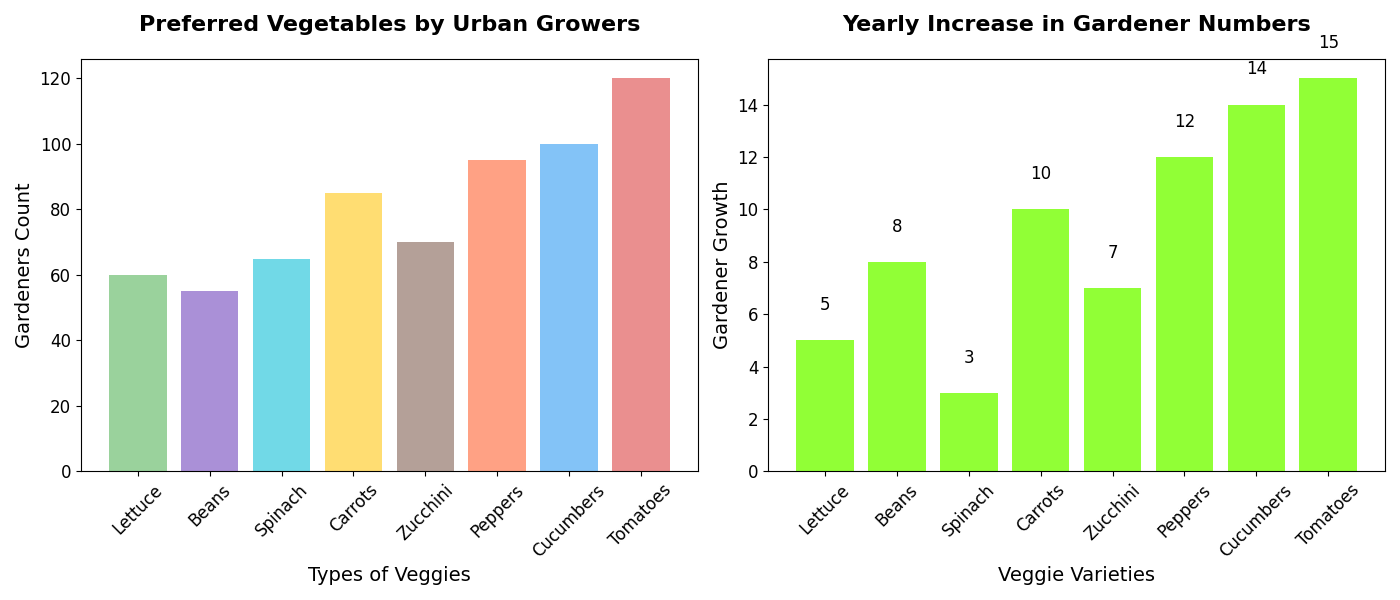

Here is the Python script that generated this plot:
import matplotlib.pyplot as plt
import numpy as np

# Data Labels for Vegetables
vegetables = ['Lettuce', 'Beans', 'Spinach', 'Carrots', 'Zucchini', 'Peppers', 'Cucumbers', 'Tomatoes']
gardeners = [60, 55, 65, 85, 70, 95, 100, 120]
growth = [5, 8, 3, 10, 7, 12, 14, 15]

# Define colors for the bars
colors = ['#81C784', '#9575CD', '#4DD0E1', '#FFD54F', '#A1887F', '#FF8A65', '#64B5F6', '#E57373']

# Set up the plot layout with a different number of rows and columns
fig, ax = plt.subplots(1, 2, figsize=(14, 6))

# Bar chart for the number of gardeners
ax[0].bar(vegetables, gardeners, color=colors, alpha=0.8)
ax[0].set_title("Preferred Vegetables by Urban Growers", fontsize=16, fontweight='bold', pad=20)
ax[0].set_ylabel('Gardeners Count', fontsize=14)
ax[0].set_xlabel('Types of Veggies', fontsize=14)
ax[0].tick_params(axis='x', rotation=45, labelsize=12)
ax[0].tick_params(axis='y', labelsize=12)

# Bar chart for growth rates with color coding for positive growth
growth_colors = ['#76FF03' if g > 0 else '#F44336' for g in growth]
ax[1].bar(vegetables, growth, color=growth_colors, alpha=0.8)
ax[1].set_title("Yearly Increase in Gardener Numbers", fontsize=16, fontweight='bold', pad=20)
ax[1].set_ylabel('Gardener Growth', fontsize=14)
ax[1].set_xlabel('Veggie Varieties', fontsize=14)
ax[1].tick_params(axis='x', rotation=45, labelsize=12)
ax[1].tick_params(axis='y', labelsize=12)

# Adding annotations on the growth bars
for i, v in enumerate(growth):
    ax[1].text(i, v + (1 if v > 0 else -1), f"{v}", ha='center', va='bottom' if v > 0 else 'top', fontsize=12, color='black')

# Improve layout
plt.tight_layout()

# Display the plot
plt.show()
